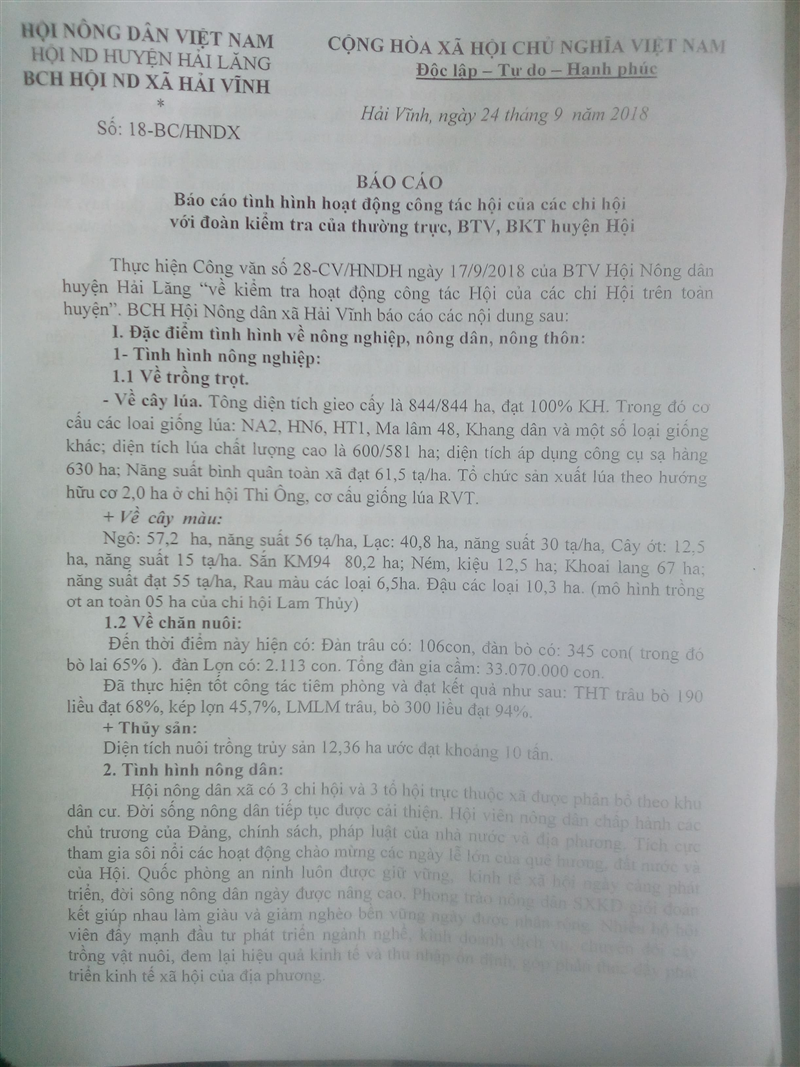
#> input picture datasets/img3.png, 800 x 1067 px, found by its file name
$ python gamma.py
#> lines starting #> are read from the running program, lines starting #| are printed output that depends on the picture
import numpy as np, matplotlib.pyplot as plt, cv2

# --- Gamma ---
def chuyen_doi_Gamma(img, gamma, c):
#> called with gamma = 2, c = 1
    f = img.astype(np.float32) / 255.0           # [0,1]
    g = c * np.power(f, float(gamma))            # áp dụng gamma + hệ số c
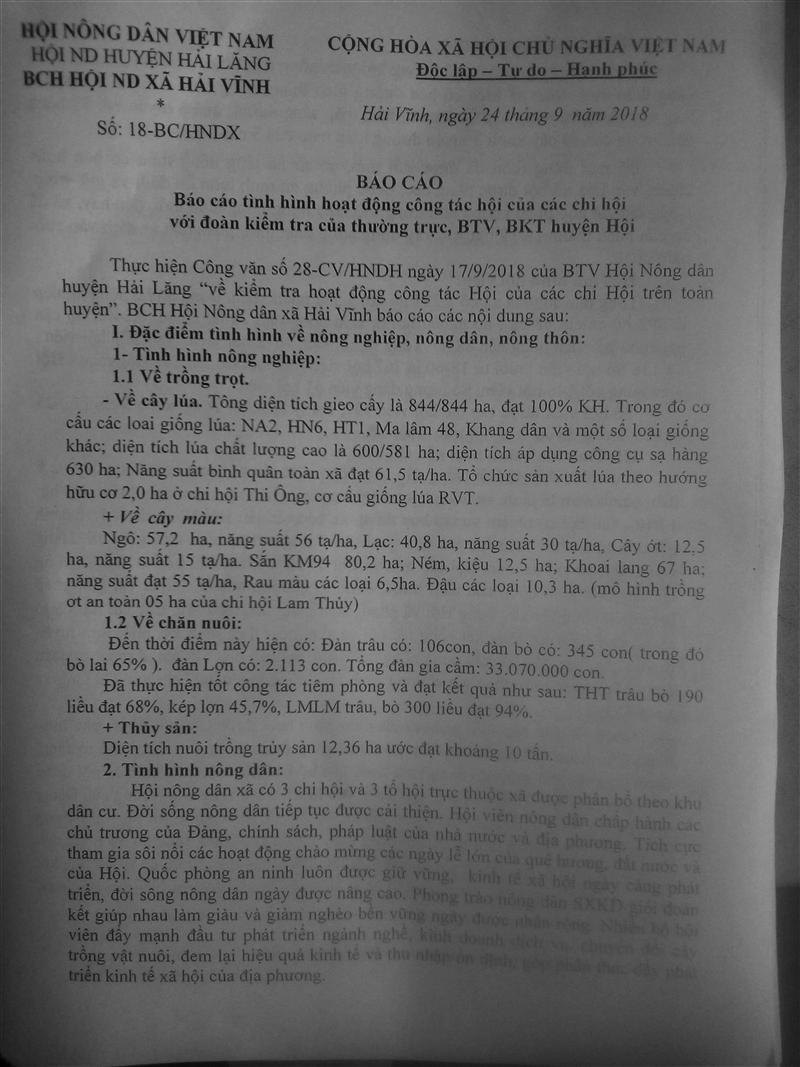
#> g: shape (1067, 800) float32; min 0.00615, max 0.665, mean 0.417
    out = np.clip(g, 0.0, 1.0) * 255.0
    return out.astype(np.uint8)

# --- HE tự viết cho ảnh xám uint8 ---
def equalizeHistogram(img):
    N = img.size
#> N = 853600
    hist = np.bincount(img.ravel(), minlength=256)
#> hist = 256 values, max 35145 at index 127, min 0 at index 0, mean 3334.4
    nz = np.flatnonzero(hist)
#> nz = 143 values from 1 to 169
    if nz.size == 0: return img.copy()
    cdf = hist.cumsum()
#> cdf = 256 values from 0 to 853600
    cdf_min = cdf[nz[0]]
#> cdf_min = 5
    if cdf_min == N: return img.copy()
    lut = np.floor((cdf - cdf_min) * 255.0 / (N - cdf_min)).clip(0, 255).astype(np.uint8)
#> lut = 256 values from 0 to 255
    return lut[img]
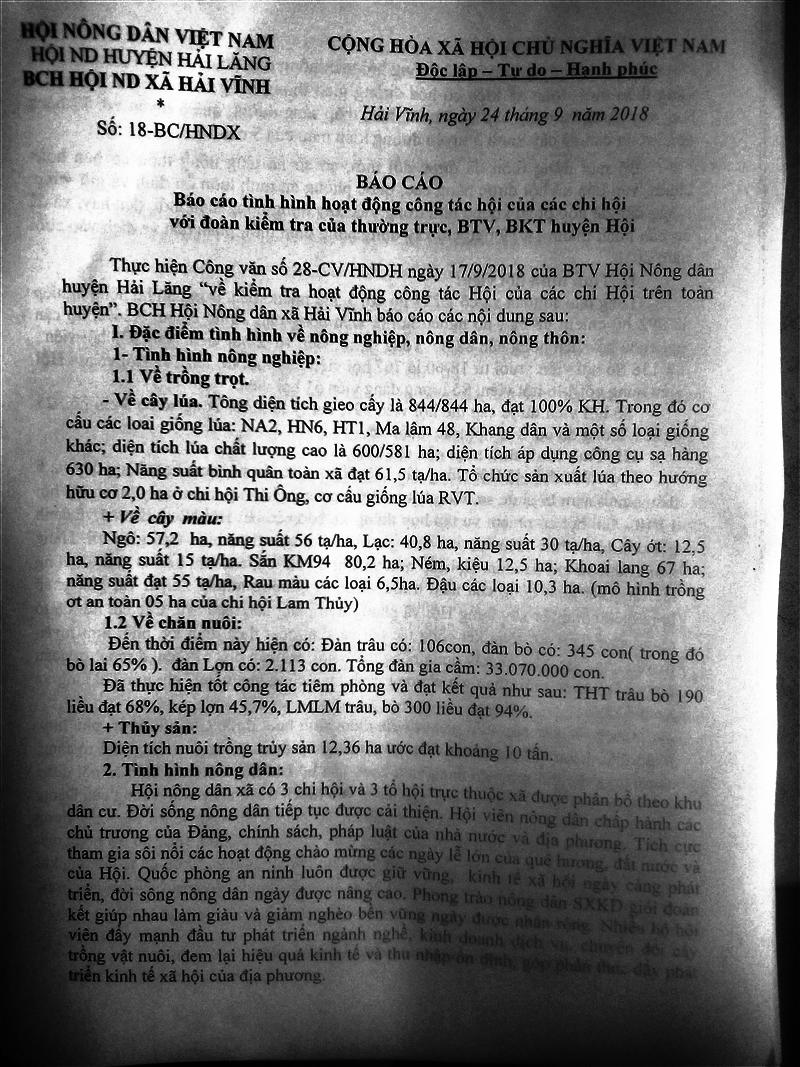
#> returned value: shape (1067, 800); min 0, max 255, mean 129.5


# --- Đọc ảnh xám (nếu ảnh màu muốn giữ màu, xem ghi chú bên dưới) ---
filename = r"img3.png"


img = cv2.imread(filename,cv2.IMREAD_GRAYSCALE)
assert img is not None, "Không đọc được ảnh"

# Gamma
gamma = 2 #tuy chinh
c = 1
gm = chuyen_doi_Gamma(img,gamma,c)

# HE & CLAHE trên ảnh negative
img_he = equalizeHistogram(gm)
clahe = cv2.createCLAHE(clipLimit=3.0, tileGridSize=(8,8))
img_clahe = clahe.apply(gm)
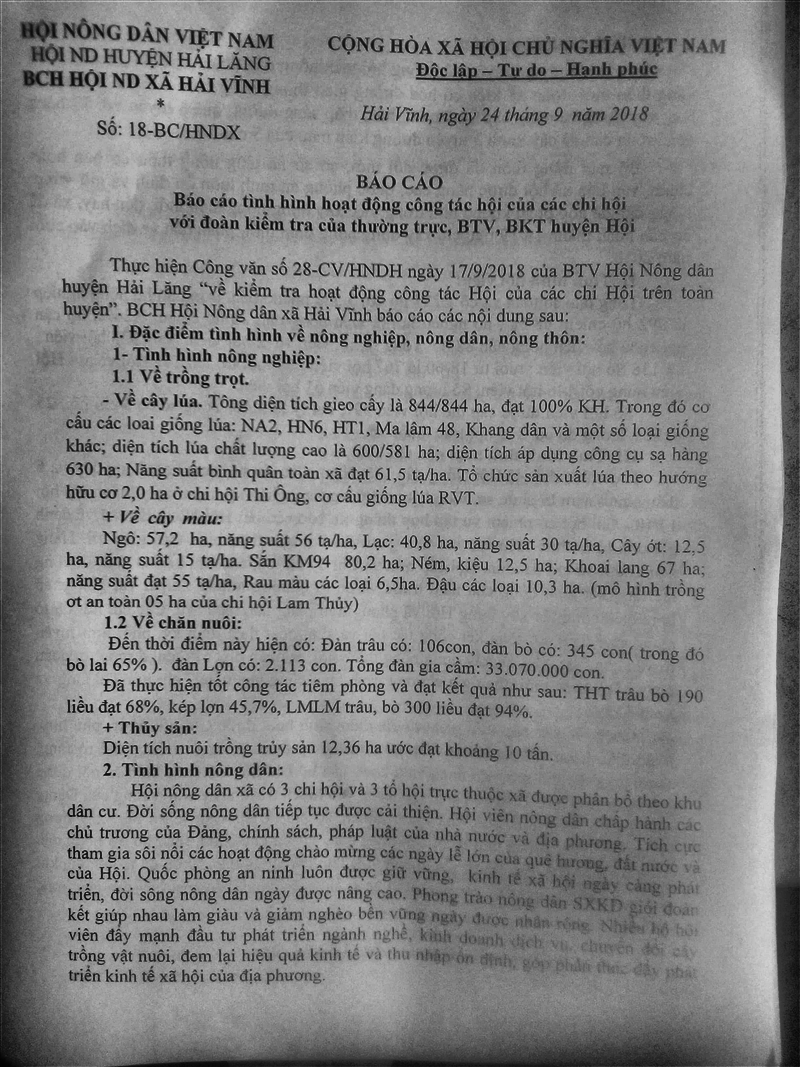
#> img_clahe: shape (1067, 800); min 1, max 214, mean 129.9

# --- Hiển thị 4 ảnh + 4 histogram ---
fig, axs = plt.subplots(
    2, 2,
    figsize=(18, 10),     # to hơn
    dpi=150,              # nét hơn
    layout="constrained"  # tự canh sát nhau
)

axs[0,0].imshow(img, cmap='gray', vmin=0, vmax=255);  axs[0,0].set_title('Original');           axs[0,0].axis('off')
axs[0,1].imshow(gm, cmap='gray', vmin=0, vmax=255);  axs[0,1].set_title('Gamma');           axs[0,1].axis('off')
axs[1,0].imshow(img_he, cmap='gray', vmin=0, vmax=255); axs[1,0].set_title('HE'); axs[1,0].axis('off')
axs[1,1].imshow(img_clahe, cmap='gray', vmin=0, vmax=255); axs[1,1].set_title('CLAHE'); axs[1,1].axis('off')
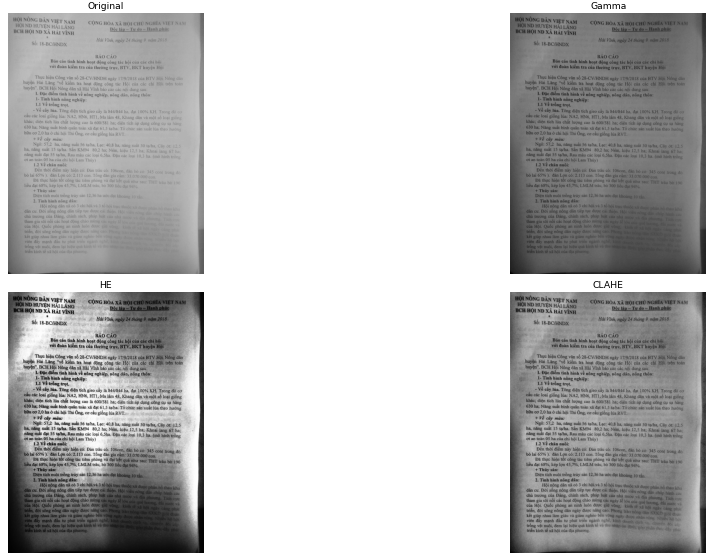
#> figure drawn by matplotlib, 4 panels

$ run again, with datasets/img1.jpg saved as datasets/img3.png
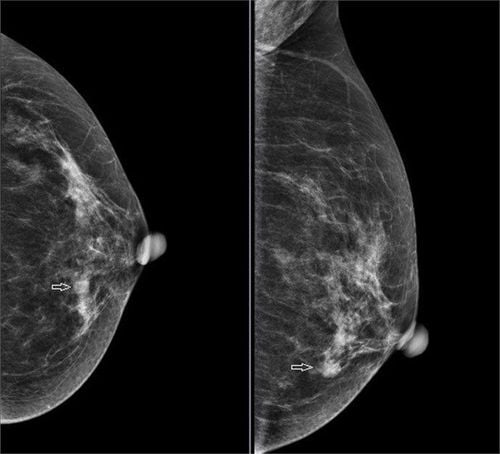
#> input picture datasets/img1.jpg, 500 x 454 px, found by its file name
#> in chuyen_doi_Gamma, `g = c * np.power(f, float(gamma))`:
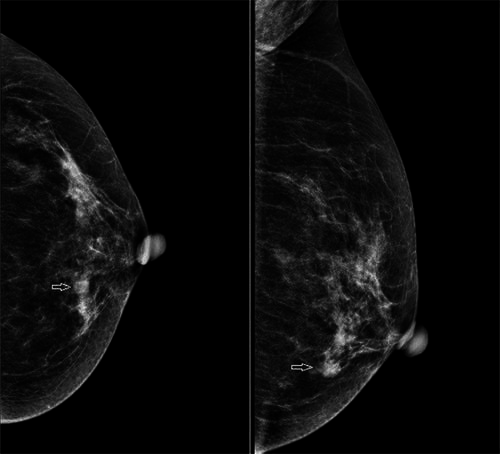
#> g: shape (454, 500) float32; min 0, max 0.969, mean 0.0411
#> hist = 256 values, max 124949 at index 0, min 0 at index 78, mean 886.7
#> nz = 168 values from 0 to 247
#> cdf = 256 values from 124949 to 227000
#> cdf_min = 124949
#> lut = 256 values from 0 to 255
#> `axs[1,1].imshow(img_clahe, cmap='gray', vmin=0, vmax=255); axs[1,1].se..`:
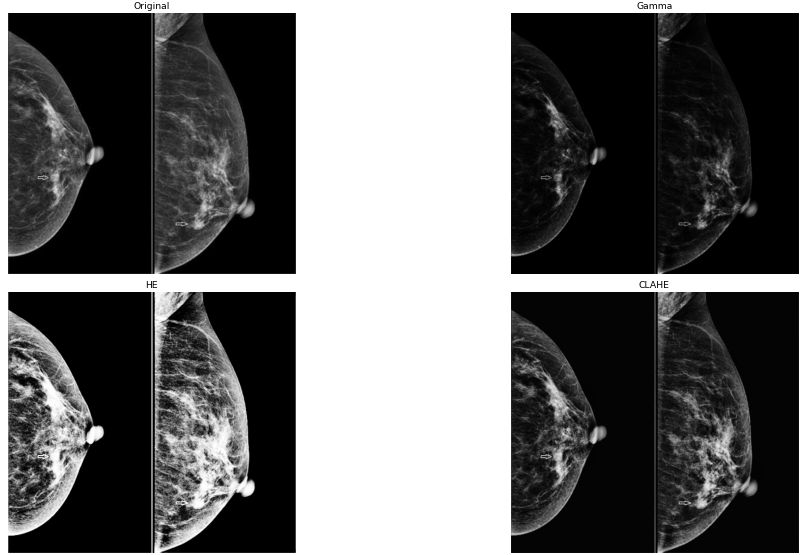
#> figure drawn by matplotlib, 4 panels

$ run again, with datasets/img10.jpg saved as datasets/img3.png
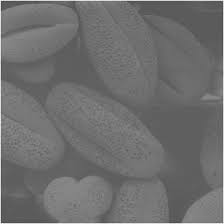
#> input picture datasets/img10.jpg, 224 x 224 px, found by its file name
#> img is the input picture: shape (224, 224); min 62, max 247, mean 110.4
#> in chuyen_doi_Gamma, `g = c * np.power(f, float(gamma))`:
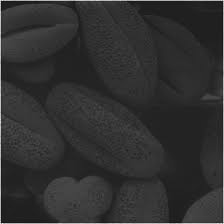
#> g: shape (224, 224) float32; min 0.0591, max 0.938, mean 0.192
#> hist = 256 values, max 3728 at index 35, min 0 at index 0, mean 196
#> nz = 105 values from 15 to 239
#> cdf = 256 values from 0 to 50176
#> cdf_min = 1
#> lut = 256 values from 0 to 255
#> `axs[1,1].imshow(img_clahe, cmap='gray', vmin=0, vmax=255); axs[1,1].se..`:
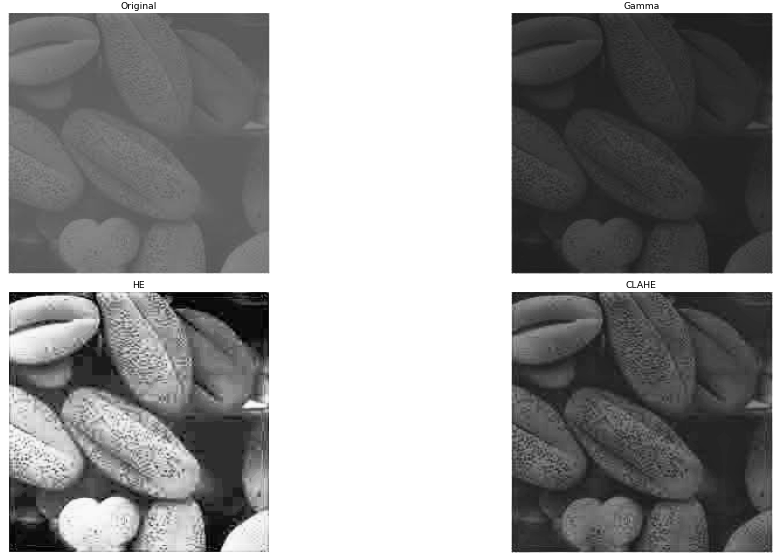
#> figure drawn by matplotlib, 4 panels
